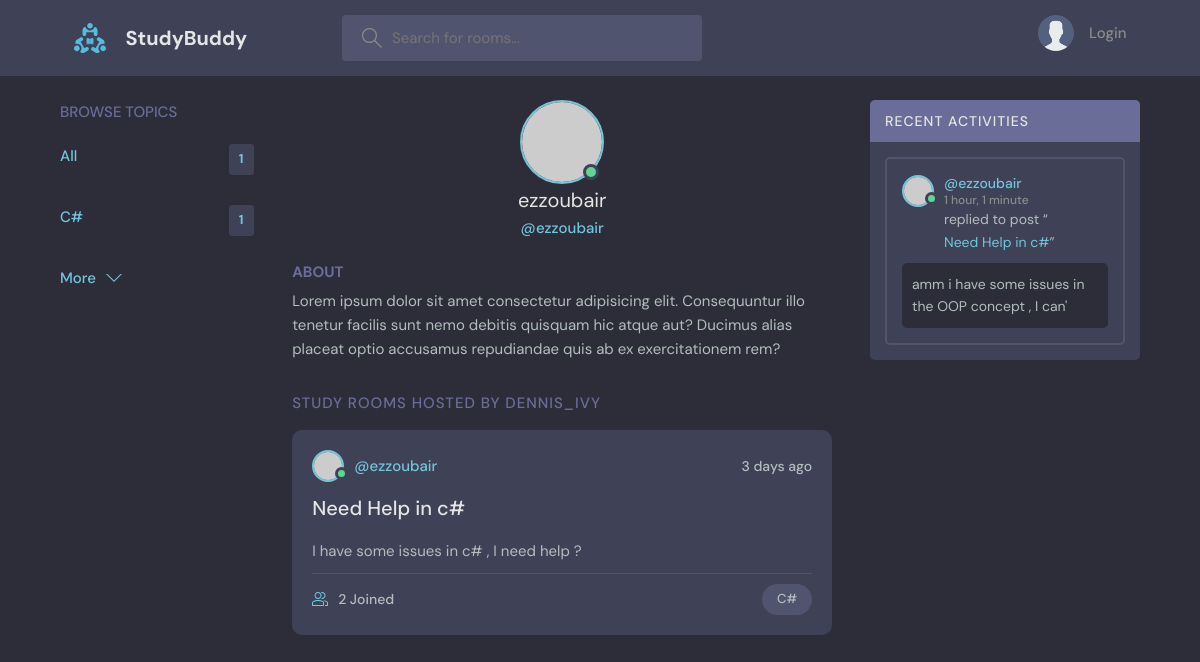
The app's page /profile/1 with its own data.
### base/models.py (models this page shows, shortened)
class Topic(models.Model):
    name = models.CharField(max_length=200)

class Room(models.Model):
    host = models.ForeignKey(User, on_delete=models.SET_NULL, null=True)
    topic = models.ForeignKey(Topic, on_delete=models.SET_NULL, null=True)
    name = models.CharField(max_length=200)
    description = models.TextField(null=True, max_length=500, blank=True)
    participants = models.ManyToManyField(
        User, related_name="participants", blank=True)
    updated = models.DateTimeField(auto_now=True)
    created = models.DateTimeField(auto_now_add=True)
    class Meta:
        ordering = ['-updated', '-created']
    def __str__(self) -> str:
        return self.name

class Message(models.Model):
    user = models.ForeignKey(User, on_delete=models.CASCADE)
    room = models.ForeignKey(Room, on_delete=models.CASCADE)
    body = models.TextField()
    updated = models.DateTimeField(auto_now=True)
    created = models.DateTimeField(auto_now_add=True)
    class Meta:
        ordering = ['-updated', '-created']
    def __str__(self) -> str:
        return self.body[0:50]

### base/views.py (the view)
# urls.py: path("profile/<str:id>", views.profilePage, name="user-profile"),
def profilePage(request: HttpRequest, id: str):
    user = User.objects.get(id=id)
    userRooms = user.room_set.all()
    room_messages = user.message_set.all()
    topics = Topic.objects.all()
    context = {
        "user": user,
        "rooms": userRooms,
        "room_messages": room_messages,
        "topics": topics,
    }
    return render(request, "base/profile.html", context)

### base/templates/base/profile.html (shortened to what this page needs)
{% extends 'base.html' %}
{% block content %}
<main class="profile-page layout layout--3">
  <div class="container">
    {% include "base/component/topic_component.html" %}
    <div class="roomList">
      <div class="profile">
        <div class="profile__avatar">
          <div class="avatar avatar--large active">
            <img src="https://randomuser.me/api/portraits/men/11.jpg" />
          </div>
        </div>
        <div class="profile__info">
          <h3>{{user.username}}</h3>
          <p>@{{user.username}}</p>
        </div>
        <div class="profile__about">
          <h3>About</h3>
          <p>
            Lorem ipsum dolor sit amet consectetur adipisicing elit. Consequuntur illo tenetur
            facilis sunt nemo debitis quisquam hic atque aut? Ducimus alias placeat optio
            accusamus repudiandae quis ab ex exercitationem rem?
          </p>
        </div>
      </div>
      <div class="roomList__header">
        <div>
          <h2>Study Rooms Hosted by dennis_ivy</a>
          </h2>
        </div>
      </div>
      {% include 'base/component/feed_component.html' %}
    </div>
    {% include "base/component/activity_component.html" %}
  </div>
</main>
{% endblock content %}

### base/templates/base/component/topic_component.html (shortened to what this page needs)
<div class="topics">
    <div class="topics__header">
      <h2>Browse Topics</h2>
    </div>
    <ul class="topics__list">
        <li>
            <a href="{% url 'home' %}?" class="active">All <span>{{topics.count}}</span></a>
        </li>
        {% for topic in topics  %}
        <li>
            <a href="{% url 'home' %}?q={{topic.name}}" class="active">{{topic.name}}<span>{{topic.room_set.all.count}}</span></a>
        </li>
        {% endfor %}
    </ul>
    <a class="btn btn--link" href="{% url 'topics' %}">
      More
      <svg version="1.1" xmlns="http://www.w3.org/2000/svg" width="32" height="32" viewBox="0 0 32 32">
        <title>chevron-down</title>
        <path d="M16 21l-13-13h-3l16 16 16-16h-3l-13 13z"></path>
      </svg>
    </a>
  </div>

### base/templates/base/component/feed_component.html (shortened to what this page needs)
    {% for room in rooms  %}
    <div class="roomListRoom">
        <div class="roomListRoom__header">
          <a href="{% url 'user-profile' room.host.id %}" class="roomListRoom__author">
            <div class="avatar avatar--small active">
              <img src="https://randomuser.me/api/portraits/men/11.jpg" />
            </div>
            <span>@{{room.host.username}}</span>
          </a>
          <div class="roomListRoom__actions">
            <span>3 days ago</span>
          </div>
        </div>
        <div class="roomListRoom__content">
          <a href="{% url 'room' room.id %}">{{room.name}}</a>
          <p>
            {{room.description}}
          </p>
        </div>
        <div class="roomListRoom__meta">
          <a class="roomListRoom__joined">
           {{room.participants.all.count}} Joined
          </a>
          <p class="roomListRoom__topic">{{room.topic.name}}</p>
        </div>
      </div>
    {% endfor %}

### base/templates/base/component/activity_component.html (shortened to what this page needs)
<div class="activities">
    <div class="activities__header">
      <h2>Recent Activities</h2>
    </div>
    {% for message in room_messages  %}
    <div class="activities__box">
      <div class="activities__boxHeader roomListRoom__header">
        <a href="{% url 'user-profile' message.user.id %}" class="roomListRoom__author">
          <div class="avatar avatar--small active">
            <img src="https://randomuser.me/api/portraits/men/13.jpg" />
          </div>
          <p>
            @{{message.user}}
            <span>{{message.created|timesince}}</span>
          </p>
        </a>
      </div>
      <div class="activities__boxContent">
        <p>replied to post “<a href="{% url 'room' message.room.id %}">{{message.room}}</a>”</p>
        <div class="activities__boxRoomContent">
          {{message}}
        </div>
      </div>
    </div>
    {% endfor %}
</div>

### records on screen
Topic: name "C#", room_set.all.count "1"
Room: host.username "ezzoubair", name "Need Help in c#", description "I have some issues in c# , I need help ?", participants.all.count "2", topic.name "C#"
Message: user "ezzoubair", created "1 hour, 1 minute", room "Need Help in c#", body "amm i have some issues in the OOP concept , I can'"

### other values on screen
{{ topics.count }} "1"
{{ user.username }} "ezzoubair"
